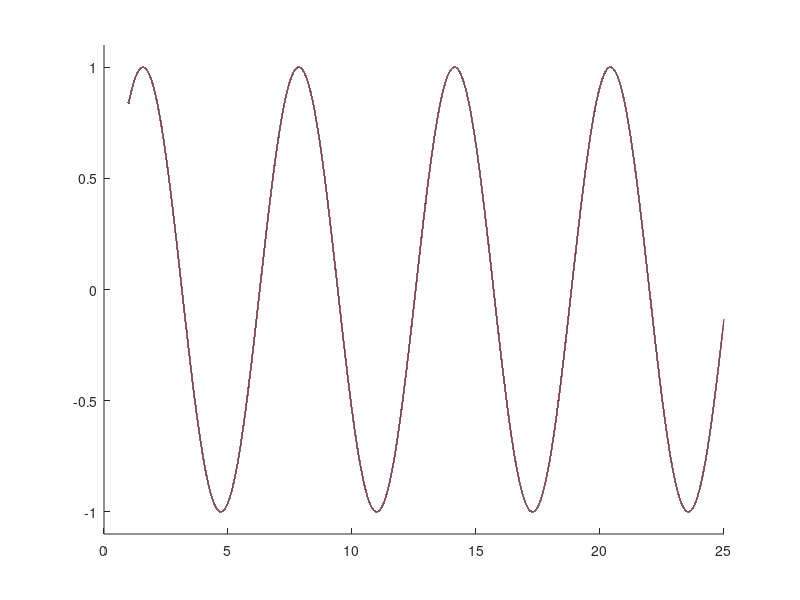

The MATLAB source for this figure:
x = 1:0.01:25;
y = sin(x);
n = numel(x);
figure
hold on
for i = 1:n
    plot(x(1:i),y(1:i))
    xlim([0 25])
    ylim([-1.1 1.1])
    pause(0.05)
end